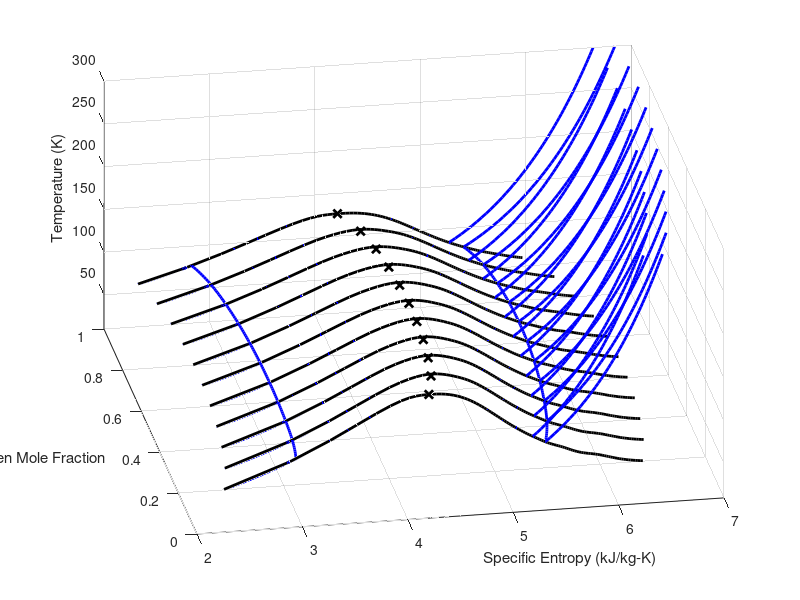

Here is the MATLAB script that generated this plot: (Note: this script raises an error after producing the figure.)
% Generate a 3-D T-s-x surface plot for two component N2 and O2.
% Load a pre-computed and stored data space for speed.
% Use Matlab's inherent graphics to rotate it around to view the space.
% C.F. Edwards, 2-14-10

addpath 'Fundamental Relation Files'
addpath 'Fundamental Relation Data'
addpath 'Mixture Models'
addpath 'Setup Files' 
addpath 'Property Files'
addpath 'Procedure Files'

format compact
fprintf('\n************************************************************\n')

% Load a file to save recalculating things up to here.
load Tsx_Data

% We will build the surface as we go.  Start a figure and put it on hold.
figure(1)
clf
hold on
ylabel('Nitrogen Mole Fraction','rotation',0)
xlabel('Specific Entropy (kJ/kg-K)','rotation',0)
zlabel('Temperature (K)')
view([-10 40])
axis([2 7 0 1 10 300])
grid on
drawnow

% Tell the user the composition planes to be shown.
xN2_planes = clist

% Show the P-rho critical locus on the plot.
plot3(sc/1e3,xN2,Tc,'kx','LineWidth',2)

% Add domes at each plane.
for i=1:1:NCS
    plot3(sdome(i,:)/1e3,xN2(i)*ones(1,length(sdome)),Tdome(i,:),'k-','LineWidth',2)
    drawnow
end

% Add dew and bubble points.
for i=1:1:NCS
    plot3(sdew(i,:)/1e3,xN2(i)*ones(1,NPSSC),Tdew(i,:),'b.','LineWidth',2)
    plot3(sbub(i,:)/1e3,xN2(i)*ones(1,NPSSC),Tbub(i,:),'b.','LineWidth',2)
    drawnow
end

% Put splines through the bubble and dew data in the composition direction.
[row col] = size(Tdew);
for j=1%:1:col
    plot3(sdewSpline(j,:)/1e3,xN2Spline,TdewSpline(j,:),'b-','LineWidth',2)
    plot3(sbubSpline(j,:)/1e3,xN2Spline,TbubSpline(j,:),'b-','LineWidth',2)
    drawnow
end

% Tell the user the pressure surfaces to be shown.
P_surfaces = Plist

% Add isobars.
for i=1:1:NCS
    % Do the points below the dome.
    for j=1%:1:col
        plot3(sisoPlow(:,j,i)/1e3,xN2(i)*ones(length(sdome)/2,1),TisoPlow(:,j,i),'b-','LineWidth',2)
        plot3(sisoPhigh(:,j,i)/1e3,xN2(i)*ones(length(sdome)/2,1),TisoPhigh(:,j,i),'b-','LineWidth',2)
        drawnow
    end
    % Now do the pressures that do not have dew points (above dome).
    for j=j+1%:1:NPS
        plot3(sisoPlow(:,j,i)/1e3,xN2(i)*ones(length(sdome)/2,1),TisoPlow(:,j,i),'b-','LineWidth',2)
        plot3(sisoPhigh(:,j,i)/1e3,xN2(i)*ones(length(sdome)/2,1),TisoPhigh(:,j,i),'b-','LineWidth',2)
        drawnow
    end
end

%% 10 trays
global N2 O2 Ar N P
N_trays = 10;
reboiler_quality = 0.7;
N = 2;
N2 = 1;
O2 = 2;
P = 1e5;
Setup_Air_Props;
[feed,tray,out,x_out] = stripper_wrap(reboiler_quality,N_trays);

%% Plot flow rate (N_trays = 10)
clf
vapor_flow = [out.vap out.tot];
liquid_flow = [out.liq out.tot];
tot_flow = [out.tot];
for k=1:N_trays
    vapor_flow = [vapor_flow tray(k).vap tray(k).tot];
    liquid_flow = [liquid_flow tray(k).liq tray(k).tot ];
    tot_flow = [tot_flow tray(k).tot];
end
vapor_flow = [vapor_flow feed.vap feed.vap+1.8];
liquid_flow = [liquid_flow feed.liq feed.liq];
tot_flow = [tot_flow feed.tot+1.8];

plot(vapor_flow,"o--g")
hold on
plot(liquid_flow,"o--b")
plot([2 4 6 8 10 12 14 16 18 20 22 24],tot_flow,'ok')

legend("Vapor Flow","Liquid Flow","Total Flow")
xlabel("Stage")
xticks([2 4 6 8 10 12 14 16 18 20 22 24])
xticklabels({'R','1','2','3','4','5','6',"7",'8','9','10','F'})
ylabel("Semi-Extensive Flow Rate (mol/mol of product)")
title("10 stages, 0.7 Reboiler Quality ")
hold off
plotfixer

%% Plot T-s-x

% Trays
hold on
for j=1:N_trays
    plot3([tray(j).xS tray(j).N2s tray(j).yS]/1e3,[tray(j).x tray(j).N2 tray(j).y],[tray(j).T tray(j).T tray(j).T],'x-g','LineWidth',2)
    drawnow
end
for j=1:N_trays-1
    plot3([tray(j).N2s tray(j+1).N2s]/1e3,[tray(j).N2 tray(j+1).N2],[tray(j).T tray(j+1).T],'o--r','LineWidth',2)
    drawnow
end

% Out
plot3([out.xS out.N2s out.yS]/1e3,[out.x out.N2 out.y],[out.T out.T out.T],'x-g','LineWidth',2)
plot3([tray(1).N2s out.N2s]/1e3,[tray(1).N2 out.N2],[tray(1).T out.T],'o--r','LineWidth',2)

% Feed
plot3([feed.xS feed.N2s feed.yS]/1e3,[feed.x feed.N2 feed.y],[feed.T feed.T feed.T],'x-g','LineWidth',2)
plot3([feed.N2s tray(N_trays).N2s]/1e3,[feed.N2 tray(N_trays).N2],[feed.T tray(N_trays).T],'o--r','LineWidth',2)

%Flash
P = 1e5;
z_feed=[0.71 0.29];
s1 = s_crT(z_feed,rv_cTP(z_feed,300,P),300);
s2 = s_crT(z_feed,rv_cTP(z_feed,300,P*200),300);
s3 = s_crT(z_feed,rl_cTP(z_feed,130,P*200),130);
plot3([s1 s2 s3 feed.N2s]/1e3,[z_feed(1) z_feed(1) z_feed(1) feed.N2],[300 300 130 feed.T],'o--r','LineWidth',2)
%plot3([3 3],[feed.N2 feed.N2],[feed.T 150],'--r','LineWidth',2)

title("10 stages, 0.7 reboiler quality")

% Finished with the dynamic plot.  Close it out.
hold off

%%
a= [[0 -1 0 0.5];[0 0 1 -0.5];[1 0 0 8];[0 0 0 1]];
